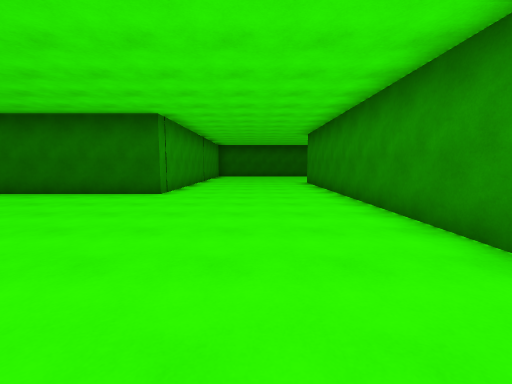
[1] (above)

24 first-person views from a walk through a 3-D level made in the Unity game engine. The camera is 1.5 m above the floor, tilts 6° down and sees 90° across. The floor is counted in squares, 2 m on a side. Each view is taken from the middle of a square. On the plan, view 1 faces up. The plan holds only what a view shows up to about 9 squares ahead; the rest is blank. The place goes on beyond the plan. The player character is not drawn. Surface patterns are stand-ins for the level's own textures.

[2]
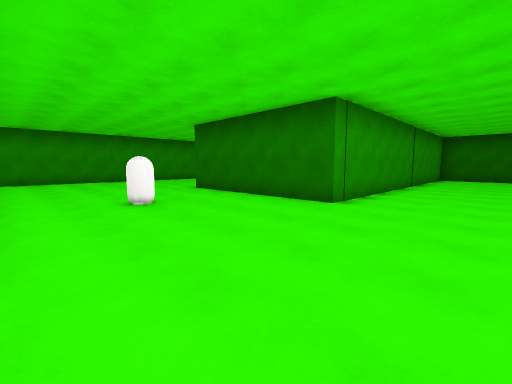

[3]
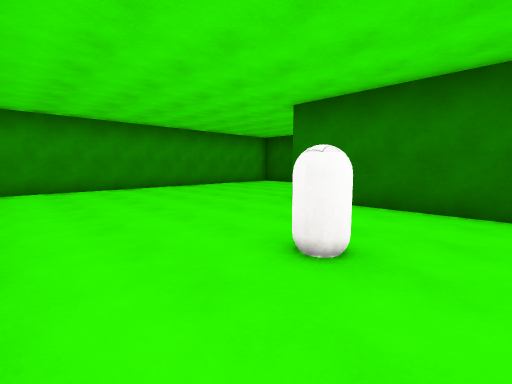

[4]
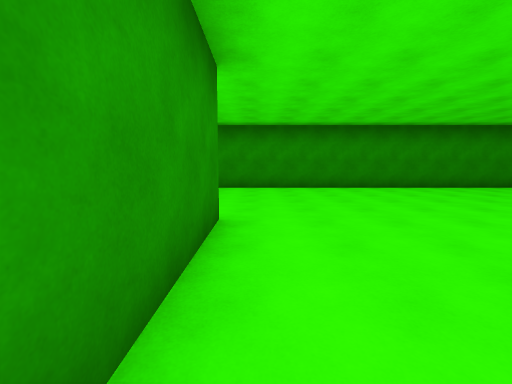

[5]
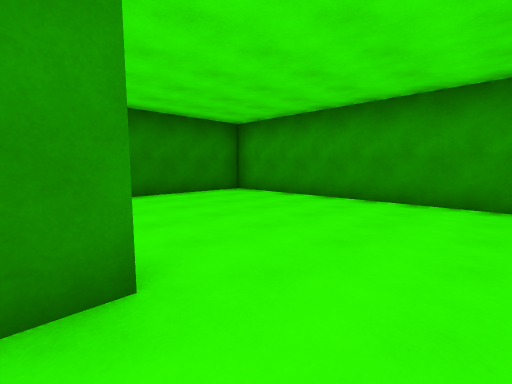

[6]
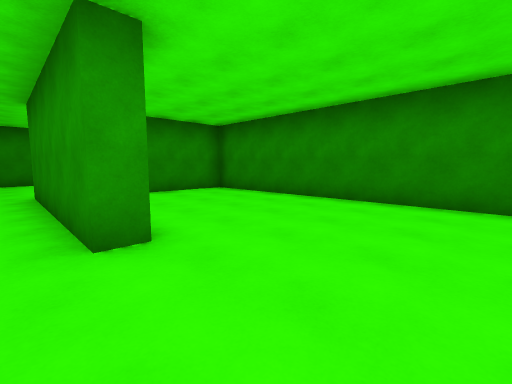

[7]
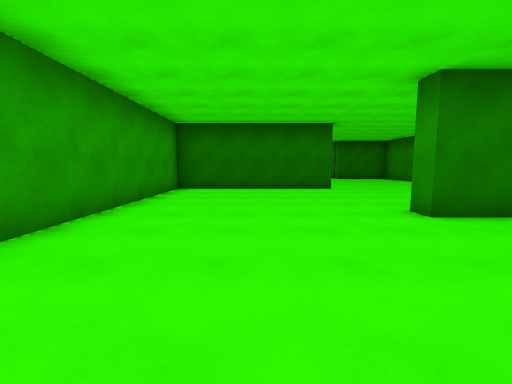

[8]
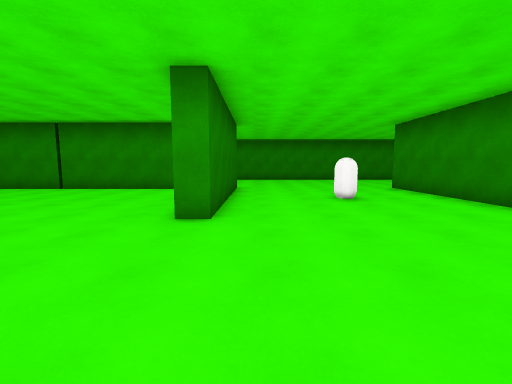

[9]
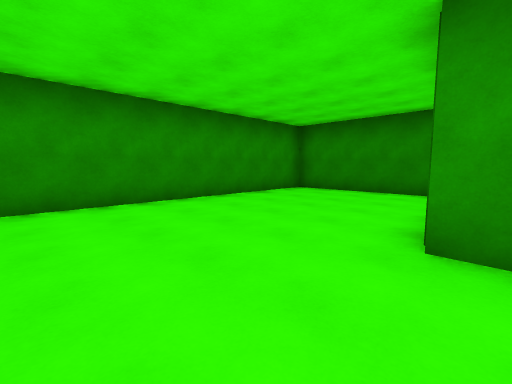

[10]
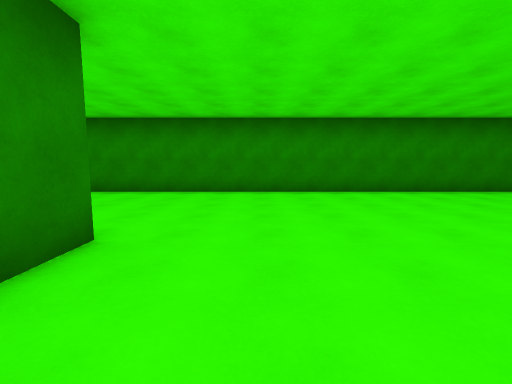

[11]
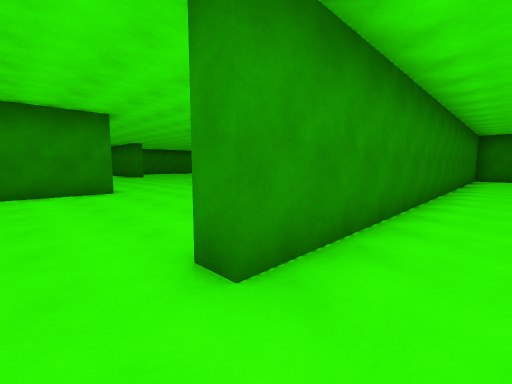

[12]
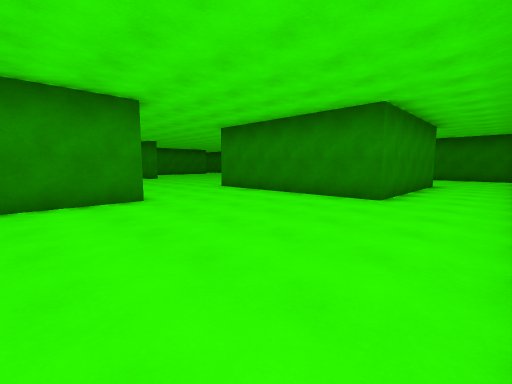

[13]
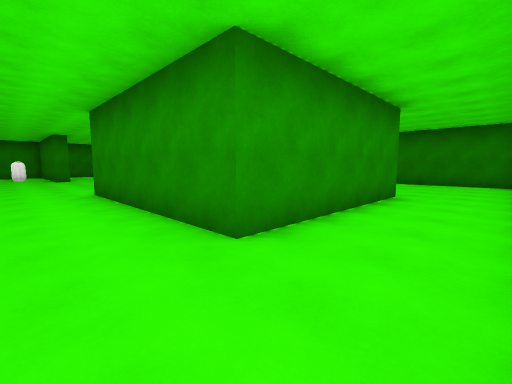

[14]
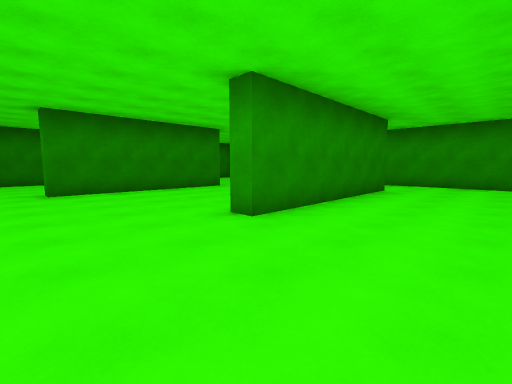

[15]
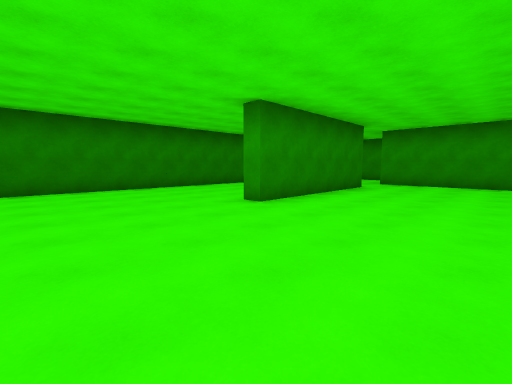

[16]
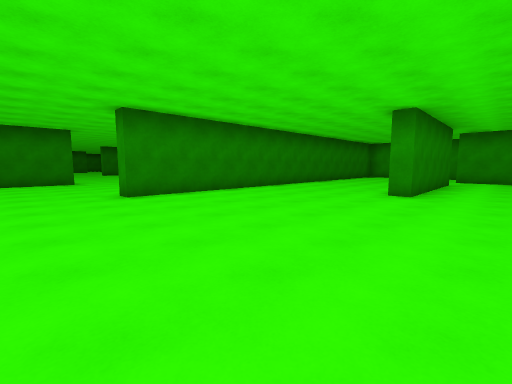

[17]
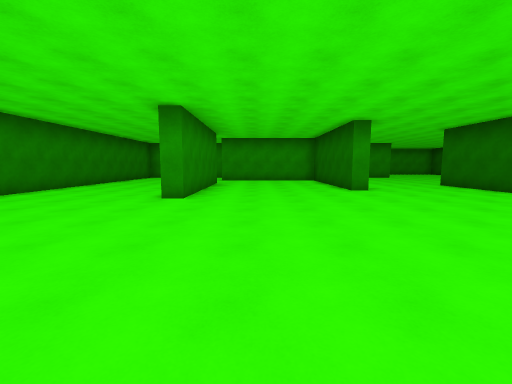

[18]
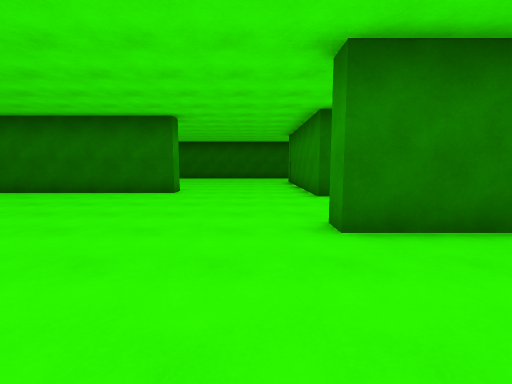

[19]
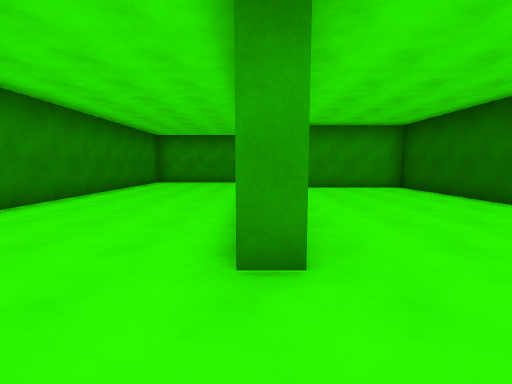

[20]
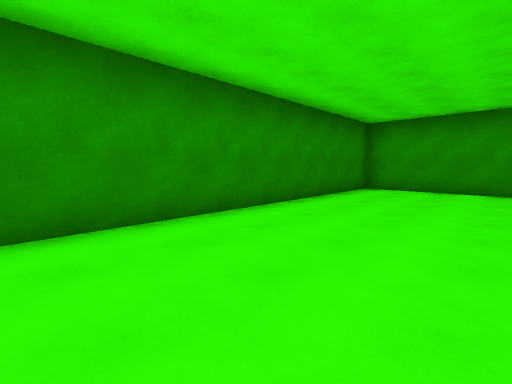

[21]
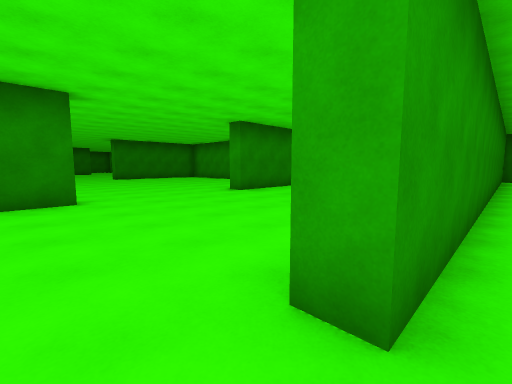

[22]
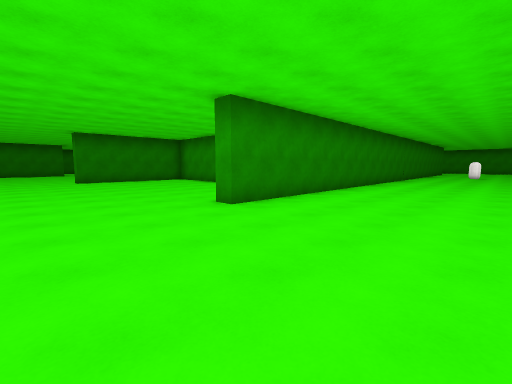

[23]
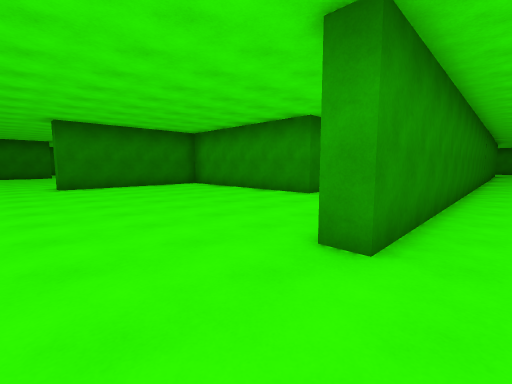

[24]
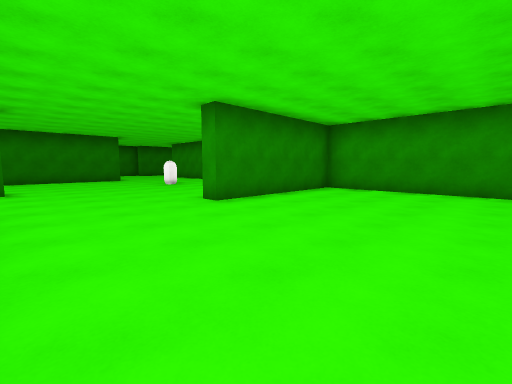

### Floor plan
Points are (right, up) in squares from view 1. A wall is a line through its corners. A room is listed if a view was taken in it or the views show most of it. See-through windows are left out.
Room 1 (views 1, 2, 3, 4, 5, 6, 7, 8, 9, 10, 11)
walls: (-7.5, 0.9) (-7.5, 1.5) (-2.5, 1.5); (-3, 8.5) (-3, 12.5); (-7.5, 11.1) (-12.5, 11.1) (-12.5, -3.3) (-3, -3.3) (-3, -0.9); (-1.6, -3.3) (2.2, -3.3) (2.2, 11); (-2.5, 12.4) (-2.5, 6.6) (-7.5, 6.6) (-7.5, 7.2)
ways out: opening at (2, 11.5) to room 2
objects: capsule (-5, 4)
Room 2 (views 12, 13, 14, 15, 16, 17, 18, 19, 20, 21, 22, 23, 24)
walls: (9.2, -11.8) (9.2, -17.4) (13.8, -17.4) (13.8, -18); (3, -8.8) (12.9, -8.8) (12.9, -9.4); (7.1, 1.5) (12.2, 1.5) (12.2, 0.8); (4.9, 1.2) (4.9, 6.3) (10.4, 6.3) (10.4, 5.8) (5.4, 5.8) (5.4, 2.8); (17, -8.8) (19.1, -8.8); (2.7, 0.1) (2.7, -3.3) (16.9, -3.3) (16.9, -3.9); (18.9, 5.8) (17, 5.8) (17, 6.4); (8.4, 9.9) (8.4, 12.1); (2.7, 9) (2.7, 6.5); (13.8, 10.5) (13.8, 9.9) (8.9, 9.9); (17.5, 9) (17.5, 12); (2.2, 11) (2.8, 11)
ways out: opening at (2, 11.5) to room 1

Where each view was taken, in squares from view 1:
view 1: 0 up, 0 right, facing up
view 2: 2 up, 0 right, facing up-left
view 3: 2 up, 4 left, facing up-left
view 4: 2 up, 4 left, facing left
view 5: 3 up, 7 left, facing down-left
view 6: 2 up, 10 left, facing down-right
view 7: 3 up, 10 left, facing up
view 8: 6 up, 11 left, facing right
view 9: 4 up, 3 left, facing down-right
view 10: 5 up, 5 left, facing right
view 11: 12 up, 1 right, facing down-right
view 12: 12 up, 3 right, facing down-right
view 13: 8 up, 3 right, facing down-right
view 14: 9 up, 13 right, facing down-left
view 15: 5 up, 16 right, facing down-left
view 16: 3 up, 19 right, facing down-left
view 17: 3 up, 18 right, facing left
view 18: 3 up, 16 right, facing up
view 19: 1 up, 14 right, facing left
view 20: 0 up, 11 right, facing down-left
view 21: 3 down, 18 right, facing down-left
view 22: 5 down, 16 right, facing down-left
view 23: 8 down, 15 right, facing down-left
view 24: 13 down, 17 right, facing down-left
